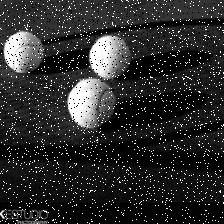
#> input picture data/272.jpeg, 224 x 224 px
$ python main.py   (older library calls are emulated)
#> lines starting #> are read from the running program, lines starting #| are printed output that depends on the picture
import numpy as np
import matplotlib.image as imgplt
import matplotlib.pyplot as plt
from PIL import  Image
gray_level=256

def pixel_probability(img):
    assert isinstance(img, np.ndarray)
    prob = np.zeros(shape=(256))
    for rv in img:
        for cv in rv:
            prob[cv] += 1
    r, c = img.shape
    prob = prob / (r * c)
    return prob

def probability_to_histogram(img, prob):
    prob = np.cumsum(prob)  # 累计概率
    img_map = [int(i * prob[i]) for i in range(256)]  # 像素值映射
   # 像素值替换
    assert isinstance(img, np.ndarray)
    r, c = img.shape
    for ri in range(r):
        for ci in range(c):
            img[ri, ci] = img_map[img[ri, ci]]
    return img

def plot(y, name):
    plt.figure(num=name)
    plt.bar([i for i in range(gray_level)], y, width=1)

if __name__ == '__main__':

    # [14 lines of commented-out code are left out]
    img=np.array(imgplt.imread('data/272.jpeg'))
#> img is the input picture: shape (224, 224); min 0, max 255, mean 44.9
    # filter=np.array([[-1,-1,-1],
    #                 [-1,8,-1],
    #                 [-1,-1,-1]])
    filter=np.zeros([5,5])
    result=np.zeros((img.shape[0]-filter.shape[0]+1,img.shape[1]-filter.shape[1]+1))
    print(img.shape)
#| (224, 224)
    print(result.shape)
#| (220, 220)
    for i in range(220):
        for j in range(220):
            # average=abs(img[i,j]*filter[0,0]+img[i,j+1]*filter[0,1]+img[i,j+2]*filter[0,2]
            #             +img[i+1,j]*filter[1,0]+img[i+1,j+1]*filter[1,1]+img[i+1,j+2]*filter[1,2]
            #             +img[i+2,j]*filter[2,0]+img[i+2,j+1]*filter[2,1]+img[i+2,j+2]*filter[2,2])
            # if(average)<200:
            #     result[i,j]=img[i+1,j+1]
            # else:
            #     result[i,j]=int(abs(img[i,j]*filter[0,0]+img[i,j+1]*filter[0,1]+img[i,j+2]*filter[0,2]
            #             +img[i+1,j]*filter[1,0]+img[i+1,j+2]*filter[1,2]
            #             +img[i+2,j]*filter[2,0]+img[i+2,j+1]*filter[2,1]+img[i+2,j+2]*filter[2,2])/5.2)
            for k in range(filter.shape[0]):
                for l in range(filter.shape[1]):
                    filter[k,l]=img[i-1+k][j-1+l]
            result[i][j]=np.median(filter)
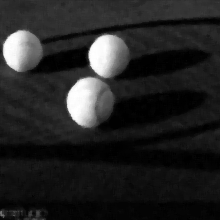
#> result: shape (220, 220) float64; min 0, max 255, mean 36.1
#> after the loop, filter = [[0, 3, 5, 16, 8], [10, 13, 0, 0, 10], [0, 18, 0, 19, 4], [255, 0, 0, 15, 0], [3, 3, 11, 3, 18]]
    print(result)
#> (printed output is left out)
    #result.astype(np.int16)
    im = Image.fromarray(result)
    im.convert('L').save("project1_4.jpeg")

$ run again, with 0.jpg copied over data/272.jpeg
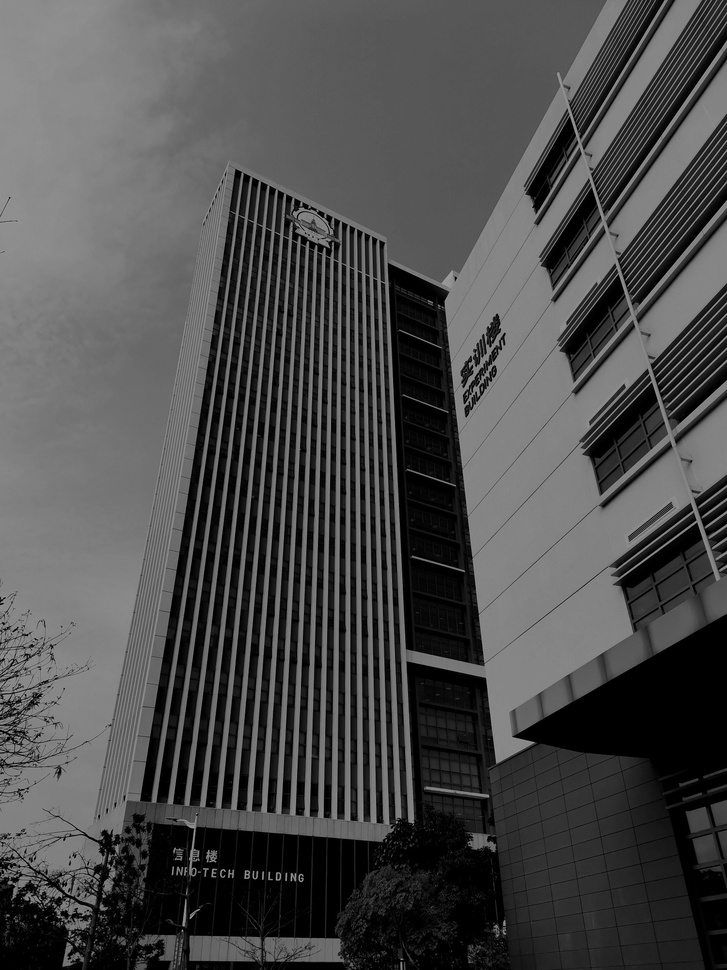
#> input picture 0.jpg, 727 x 970 px, shrunk from 1500 x 2000 before the run
#> img is the input picture: shape (970, 727); min 0, max 171, mean 75.6
#| (970, 727)
#| (966, 723)
#> after the loop `for i in range(220):`:
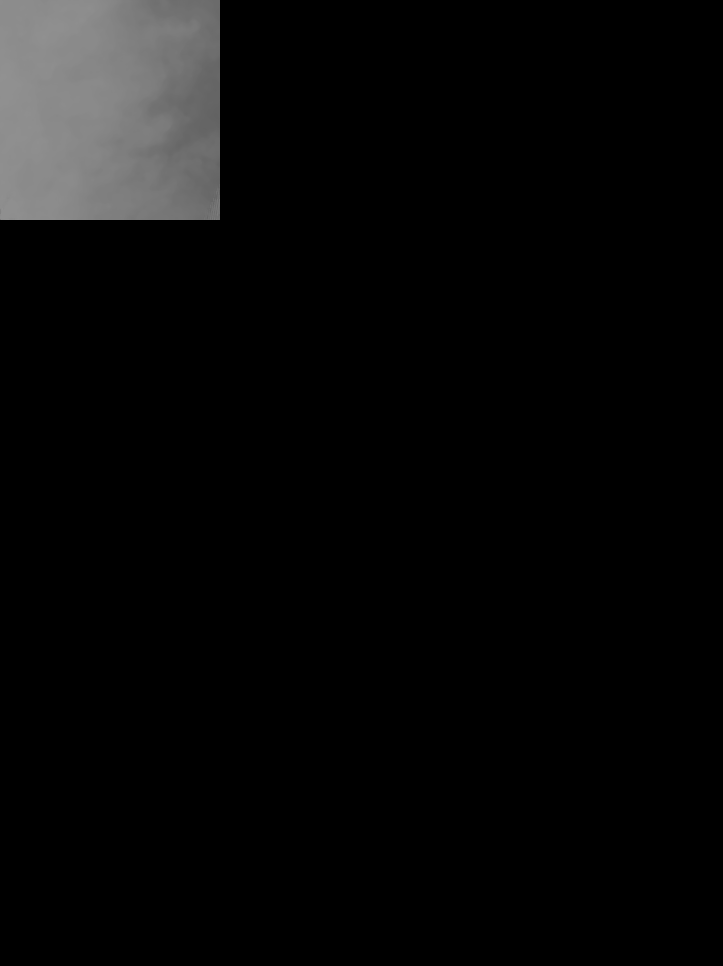
#> result: shape (966, 723) float64; min 0, max 145, mean 8.9
#> after the loop `for i in range(220):`: filter = [[114, 109, 131, 109, 114], [103, 116, 133, 113, 115], [101, 127, 130, 114, 115], [100, 133, 123, 113, 113], [100, 136, 116, 113, 109]]
#> (printed output is left out)

$ run again, with data/270.jpeg copied over data/272.jpeg
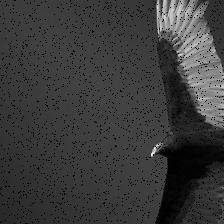
#> input picture data/270.jpeg, 224 x 224 px
#> img is the input picture: shape (224, 224); min 0, max 249, mean 59.4
#| (224, 224)
#| (220, 220)
#> after the loop `for i in range(220):`:
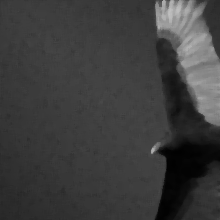
#> result: shape (220, 220) float64; min 1, max 193, mean 61.4
#> after the loop `for i in range(220):`: filter = [[35, 16, 53, 61, 86], [65, 36, 67, 78, 61], [67, 67, 75, 62, 66], [86, 76, 63, 54, 57], [84, 66, 61, 79, 63]]
#> (printed output is left out)

$ run again, with data/271.jpeg copied over data/272.jpeg
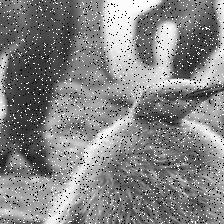
#> input picture data/271.jpeg, 224 x 224 px
#> img is the input picture: shape (224, 224); min 0, max 255, mean 132.2
#| (224, 224)
#| (220, 220)
#> after the loop `for i in range(220):`:
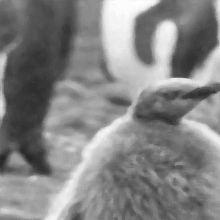
#> result: shape (220, 220) float64; min 37, max 255, mean 132.2
#> after the loop `for i in range(220):`: filter = [[141, 125, 146, 165, 165], [136, 113, 139, 146, 164], [147, 146, 131, 129, 148], [136, 253, 157, 147, 152], [142, 156, 120, 160, 159]]
#> (printed output is left out)
